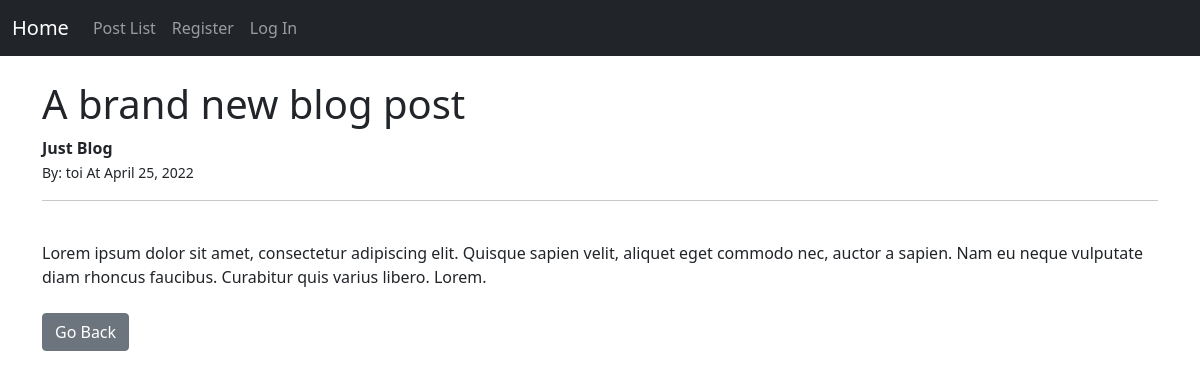
The page /posts/16 on the database its author committed.
### blog/models.py (models this page shows, shortened)
class Post(models.Model):
    title = models.CharField(max_length=300)
    title_tag = models.CharField(max_length=300, default="Default title tag")
    author = models.ForeignKey(User, on_delete=models.CASCADE)
    body = models.TextField()
    pub_date = models.DateField(default=timezone.now)
    category = models.CharField(max_length=300,default='nothing')

### blog/views.py (the view)
# urls.py: path('posts/<int:pk>', PostDetailView.as_view(), name='post_detail'),
class PostDetailView(DetailView):
    model = Post
    template_name = 'blog/post_detail.html'

### blog/templates/blog/post_detail.html (shortened to what this page needs)
{% extends 'blog/base.html' %}
{% block title %}<h1>{{post.title}}</h1>{% endblock title %}
{% block content %}
    <strong>{{post.category}}</strong>
    <br>
    <small>By: {{post.author}} At {{post.pub_date}}</small>
    <hr>
    <br>
    {{post.body | safe}}
    <br>
    <br>
    <a href="{% url 'post_list'%}" class="btn btn-secondary">Go Back</a>
{% endblock content %}

### rows shown on the page
Post: title "A brand new blog post", category "Just Blog", author "toi", pub_date "April 25, 2022", body "Lorem ipsum dolor sit amet, consectetur adipiscing elit. Quisque sapien velit, aliquet eget commodo nec, auctor a sapien. Nam eu neque vulputate diam rhoncus faucibus. Curabitur quis varius libero. Lorem."
